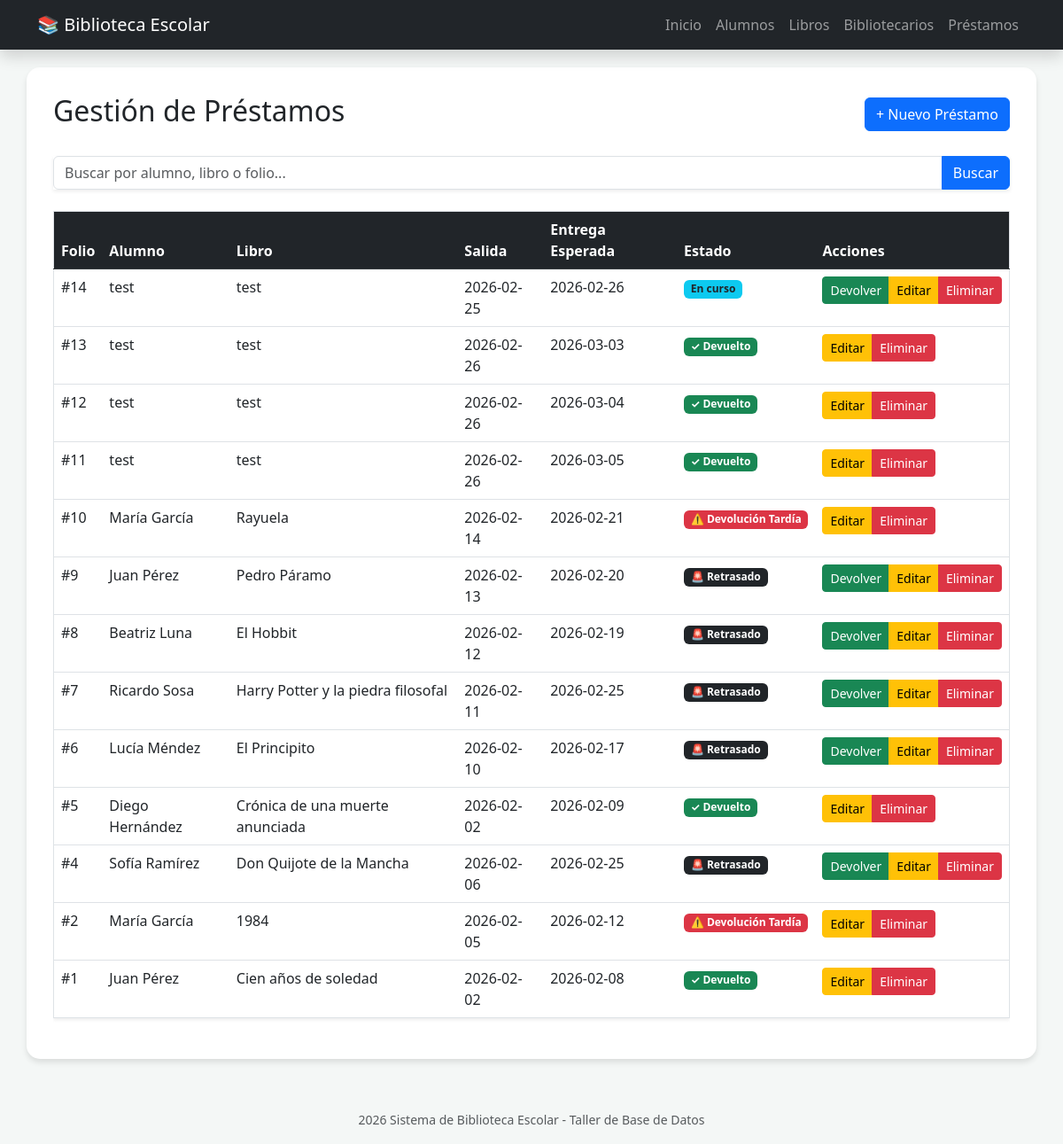
Page /biblioteca/prestamos.php on the committed database.
### tables this page shows
CREATE TABLE `prestamo` (
  `id_prestamo` int(11) NOT NULL,
  `id_alumno` int(11) NOT NULL,
  `id_libro` int(11) NOT NULL,
  `id_bibliotecario` int(11) NOT NULL,
  `fecha_salida` date NOT NULL,
  `fecha_entrega_esperada` date NOT NULL,
  `fecha_devolucion_real` date DEFAULT NULL
);

CREATE TABLE `alumno` (
  `id_alumno` int(11) NOT NULL,
  `nombre` varchar(100) NOT NULL,
  `grado_grupo` varchar(20) DEFAULT NULL,
  `email` varchar(100) NOT NULL
);

CREATE TABLE `libro` (
  `id_libro` int(11) NOT NULL,
  `titulo` varchar(150) NOT NULL,
  `autor` varchar(100) DEFAULT NULL,
  `isbn` varchar(20) DEFAULT NULL,
  `estado` enum('disponible','prestado') DEFAULT 'disponible'
);

### biblioteca/prestamos.php (the view, shortened to what this page needs)
<?php
include 'config.php';
include 'header.php';
$busqueda = $_GET['search'] ?? '';
?>
<div class="d-flex justify-content-between align-items-center mb-4">
    <h2>Gestión de Préstamos</h2>
    <a href="prestamos_form.php" class="btn btn-primary">+ Nuevo Préstamo</a>
</div>
<form method="GET" class="mb-4">
    <div class="input-group shadow-sm">
        <input type="text" name="search" class="form-control" placeholder="Buscar por alumno, libro o folio..." value="<?php echo htmlspecialchars($busqueda); ?>">
        <button class="btn btn-primary" type="submit">Buscar</button>
    </div>
</form>
<div class="table-responsive">
    <table class="table table-hover border shadow-sm">
        <thead class="table-dark">
            <tr>
                <th>Folio</th>
                <th>Alumno</th>
                <th>Libro</th>
                <th>Salida</th>
                <th>Entrega Esperada</th>
                <th>Estado</th>
                <th>Acciones</th>
            </tr>
        </thead>
        <tbody>
            <?php
            $sql = "SELECT p.*, a.nombre as alumno, l.titulo as libro
                    FROM prestamo p
                    JOIN alumno a ON p.id_alumno = a.id_alumno
                    JOIN libro l ON p.id_libro = l.id_libro
                    WHERE a.nombre LIKE :v OR l.titulo LIKE :v OR p.id_prestamo LIKE :v
                    ORDER BY p.id_prestamo DESC";
            $stmt = $pdo->prepare($sql);
            $stmt->execute(['v' => "%$busqueda%"]);
            while ($row = $stmt->fetch()):
                $esperada = $row['fecha_entrega_esperada'];
                $real = $row['fecha_devolucion_real'];
                $es_tarde = ($real && $real > $esperada);
                $pendiente_retrasado = (!$real && date('Y-m-d') > $esperada);
            ?>
                <tr>
                    <td>#<?php echo $row['id_prestamo']; ?></td>
                    <td><?php echo $row['alumno']; ?></td>
                    <td><?php echo $row['libro']; ?></td>
                    <td><?php echo $row['fecha_salida']; ?></td>
                    <td><?php echo $esperada; ?></td>
                    <td>
                        <?php if ($es_tarde): ?>
                            <span class="badge bg-danger">⚠️ Devolución Tardía</span>
                        <?php elseif ($pendiente_retrasado): ?>
                            <span class="badge bg-dark">🚨 Retrasado</span>
                        <?php elseif ($real): ?>
                            <span class="badge bg-success">✓ Devuelto</span>
                        <?php else: ?>
                            <span class="badge bg-info text-dark">En curso</span>
                        <?php endif; ?>
                    </td>
                    <td>
                        <div class="btn-group">
                            <?php if (!$real): ?>
                                <a href="prestamos.php?return=<?php echo $row['id_prestamo']; ?>&libro=<?php echo $row['id_libro']; ?>"
                                   class="btn btn-sm btn-success" title="Marcar Devolución">Devolver</a>
                            <?php endif; ?>
                            <a href="prestamos_form.php?id=<?php echo $row['id_prestamo']; ?>"
                               class="btn btn-sm btn-warning" title="Editar">Editar</a>
                            <a href="prestamos.php?delete_id=<?php echo $row['id_prestamo']; ?>&id_libro=<?php echo $row['id_libro']; ?>"
                               class="btn btn-sm btn-danger"
                               onclick="return confirm('¿Estás seguro de eliminar este préstamo? Si el libro no ha sido devuelto, se marcará como disponible automáticamente.')"
                               title="Eliminar">Eliminar</a>
                        </div>
                    </td>
                </tr>
            <?php endwhile; ?>
        </tbody>
    </table>
</div>
<?php include 'footer.php'; ?>

### biblioteca/header.php (style rules this page uses)
body { background-color: #f4f7f6; }

### rows in the picture
prestamo: id_prestamo "14", id_alumno.nombre "test", id_libro.titulo "test", fecha_salida "2026-02-25", fecha_entrega_esperada "2026-02-26", shows "En curso"
prestamo: id_prestamo "13", id_alumno.nombre "test", id_libro.titulo "test", fecha_salida "2026-02-26", fecha_entrega_esperada "2026-03-03", fecha_devolucion_real "✓ Devuelto"
prestamo: id_prestamo "12", id_alumno.nombre "test", id_libro.titulo "test", fecha_salida "2026-02-26", fecha_entrega_esperada "2026-03-04", fecha_devolucion_real "✓ Devuelto"
prestamo: id_prestamo "11", id_alumno.nombre "test", id_libro.titulo "test", fecha_salida "2026-02-26", fecha_entrega_esperada "2026-03-05", fecha_devolucion_real "✓ Devuelto"
prestamo: id_prestamo "10", id_alumno.nombre "María García", id_libro.titulo "Rayuela", fecha_salida "2026-02-14", fecha_entrega_esperada "2026-02-21", fecha_devolucion_real "⚠️ Devolución Tardía"
prestamo: id_prestamo "9", id_alumno.nombre "Juan Pérez", id_libro.titulo "Pedro Páramo", fecha_salida "2026-02-13", fecha_entrega_esperada "2026-02-20", shows "🚨 Retrasado"
prestamo: id_prestamo "8", id_alumno.nombre "Beatriz Luna", id_libro.titulo "El Hobbit", fecha_salida "2026-02-12", fecha_entrega_esperada "2026-02-19", shows "🚨 Retrasado"
prestamo: id_prestamo "7", id_alumno.nombre "Ricardo Sosa", id_libro.titulo "Harry Potter y la piedra filosofal", fecha_salida "2026-02-11", fecha_entrega_esperada "2026-02-25", shows "🚨 Retrasado"
prestamo: id_prestamo "6", id_alumno.nombre "Lucía Méndez", id_libro.titulo "El Principito", fecha_salida "2026-02-10", fecha_entrega_esperada "2026-02-17", shows "🚨 Retrasado"
prestamo: id_prestamo "5", id_alumno.nombre "Diego Hernández", id_libro.titulo "Crónica de una muerte anunciada", fecha_salida "2026-02-02", fecha_entrega_esperada "2026-02-09", fecha_devolucion_real "✓ Devuelto"
prestamo: id_prestamo "4", id_alumno.nombre "Sofía Ramírez", id_libro.titulo "Don Quijote de la Mancha", fecha_salida "2026-02-06", fecha_entrega_esperada "2026-02-25", shows "🚨 Retrasado"
prestamo: id_prestamo "2", id_alumno.nombre "María García", id_libro.titulo "1984", fecha_salida "2026-02-05", fecha_entrega_esperada "2026-02-12", fecha_devolucion_real "⚠️ Devolución Tardía"
prestamo: id_prestamo "1", id_alumno.nombre "Juan Pérez", id_libro.titulo "Cien años de soledad", fecha_salida "2026-02-02", fecha_entrega_esperada "2026-02-08", fecha_devolucion_real "✓ Devuelto"
